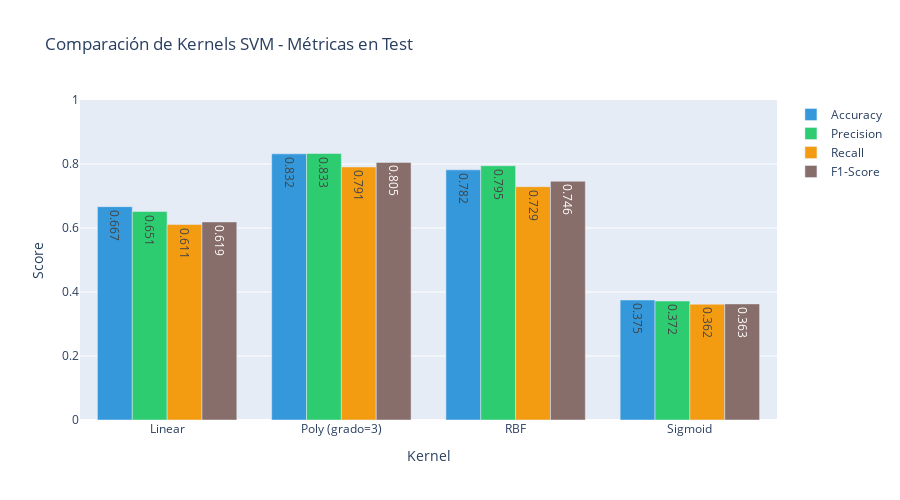

Write notebook code for a chart like this one.
### Code cell
# VISUALIZACIÓN DE RESULTADOS DE KERNELS

# Tabla comparativa
comparison_kernels = pd.DataFrame(kernel_results).T
print(comparison_kernels.round(4))

# Gráfica comparativa
fig = go.Figure()

metrics = ['test_acc', 'test_prec', 'test_rec', 'test_f1']
metric_names = ['Accuracy', 'Precision', 'Recall', 'F1-Score']
colors = ['#3498db', '#2ecc71', '#f39c12', "#886e6b"]

for metric, name, color in zip(metrics, metric_names, colors):
    fig.add_trace(go.Bar(
        name=name,
        x=list(kernel_results.keys()),
        y=[kernel_results[k][metric] for k in kernel_results.keys()],
        marker_color=color,
        text=[f"{kernel_results[k][metric]:.3f}" for k in kernel_results.keys()],
        textposition='auto'
    ))

fig.update_layout(
    title='Comparación de Kernels SVM - Métricas en Test',
    xaxis_title='Kernel',
    yaxis_title='Score',
    barmode='group',
    height=500,
    yaxis_range=[0, 1]
)

fig.show()

### Figure 1 — Plotly figure (JSON) as saved in the notebook; plotly's stock layout.template omitted (floating-point values rounded to 4 significant figures)
{"data": [{"marker": {"color": "#3498db"}, "name": "Accuracy", "text": ["0.667", "0.832", "0.782", "0.375"], "textposition": "auto", "type": "bar", "x": ["Linear", "Poly (grado=3)", "RBF", "Sigmoid"], "y": [0.6667, 0.8317, 0.7817, 0.375]}, {"marker": {"color": "#2ecc71"}, "name": "Precision", "text": ["0.651", "0.833", "0.795", "0.372"], "textposition": "auto", "type": "bar", "x": ["Linear", "Poly (grado=3)", "RBF", "Sigmoid"], "y": [0.6515, 0.8328, 0.7945, 0.3718]}, {"marker": {"color": "#f39c12"}, "name": "Recall", "text": ["0.611", "0.791", "0.729", "0.362"], "textposition": "auto", "type": "bar", "x": ["Linear", "Poly (grado=3)", "RBF", "Sigmoid"], "y": [0.6109, 0.7908, 0.7291, 0.3618]}, {"marker": {"color": "#886e6b"}, "name": "F1-Score", "text": ["0.619", "0.805", "0.746", "0.363"], "textposition": "auto", "type": "bar", "x": ["Linear", "Poly (grado=3)", "RBF", "Sigmoid"], "y": [0.619, 0.805, 0.746, 0.3628]}], "layout": {"barmode": "group", "height": 500, "title": {"text": "Comparación de Kernels SVM - Métricas en Test"}, "xaxis": {"title": {"text": "Kernel"}}, "yaxis": {"range": [0, 1], "title": {"text": "Score"}}}}
